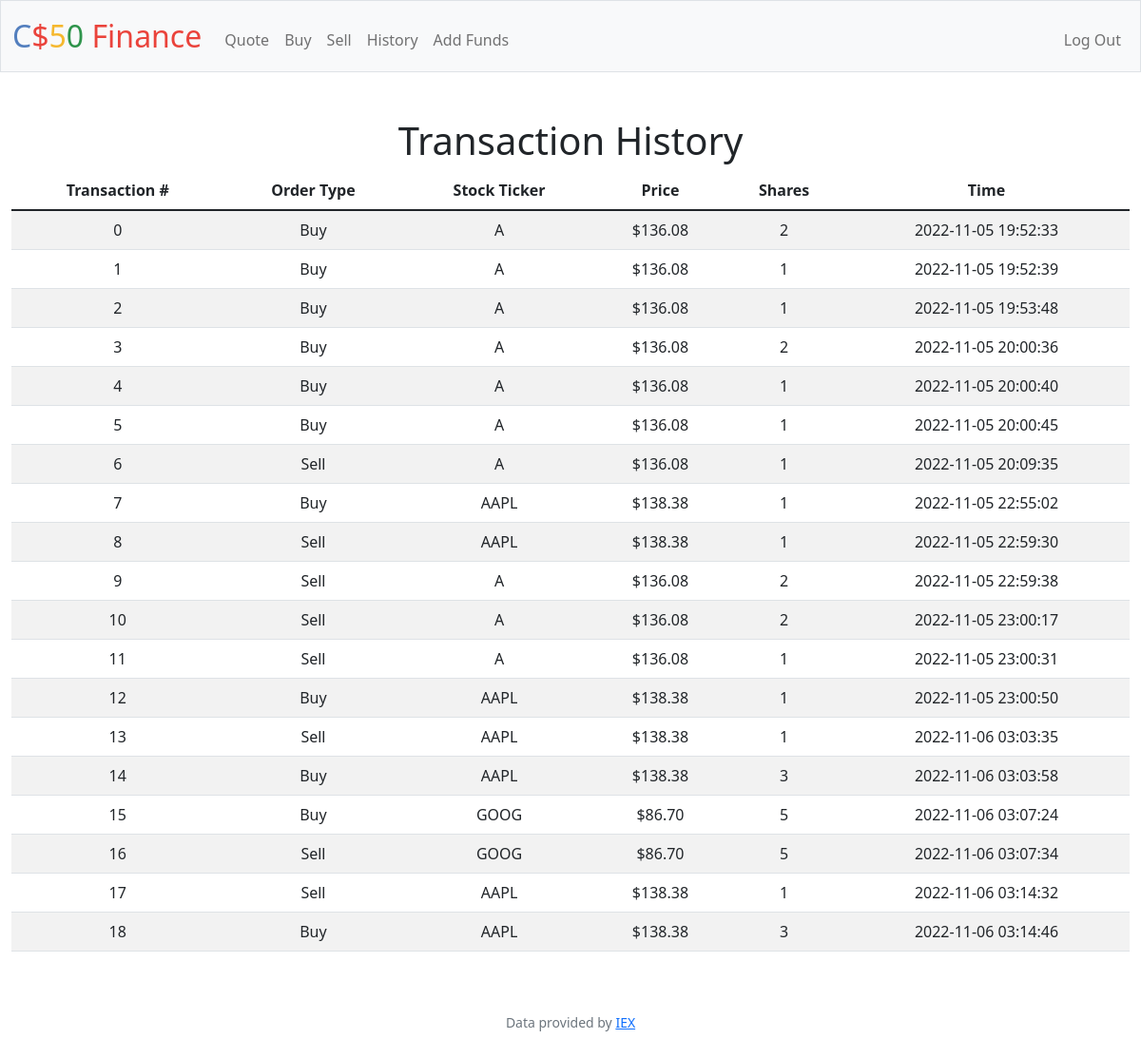
Screenshot of /history (signed in) with the database file from the repository.
### tables this page shows
CREATE TABLE transactions (id INTEGER PRIMARY KEY AUTOINCREMENT NOT NULL, user_id INTEGER NOT NULL, symbol TEXT NOT NULL, price NUMERIC NOT NULL, date TEXT NOT NULL, shares INTEGER NOT NULL, FOREIGN KEY(user_id) REFERENCES users(id));

### app.py (the view)
@app.route("/history")
@login_required
def history():
    user_id = session["user_id"]
    transactions = db.execute("SELECT symbol, price, shares, date FROM transactions WHERE user_id = ? ORDER BY date ASC", user_id)
    return render_template("history.html", transactions=transactions)

### app.py (called while the page is built)
@app.after_request
def after_request(response):
    response.headers["Cache-Control"] = "no-cache, no-store, must-revalidate"
    response.headers["Expires"] = 0
    response.headers["Pragma"] = "no-cache"
    return response

### helpers.py (called while the page is built)
def login_required(f):
    @wraps(f)
    def decorated_function(*args, **kwargs):
        if session.get("user_id") is None:
            return redirect("/login")
        return f(*args, **kwargs)
    return decorated_function

def usd(value):
    return f"${value:,.2f}"

### templates/history.html (shortened to what this page needs)
{% extends "layout.html" %}
{% block main %}
    <h1>Transaction History</h1>
    <table class="table table-striped">
        <thead>
            <tr>
                <th>Transaction #</th>
                <th>Order Type</th>
                <th>Stock Ticker</th>
                <th>Price</th>
                <th>Shares</th>
                <th>Time</th>
            </tr>
        </thead>
        <tbody>
            {% for line in transactions %}
            <tr>
                <td>{{ loop.index0 }}</td>
                {% if line["shares"] > 0 %}
                    <td>Buy</td>
                {% else %}
                    <td>Sell</td>
                {% endif %}
                <td>{{ line["symbol"] | upper }}</td>
                <td>{{ line["price"] | usd }}</td>
                <td>{{ line["shares"] | abs }}</td>
                <td>{{ line["date"] }}</td>
            </tr>
        {% endfor %}
        </tbody>
    </table>
{% endblock %}

### templates/layout.html (shortened to what this page needs)
<!DOCTYPE html>
<html lang="en">
    <head>
        <link href="https://cdn.jsdelivr.net/npm/bootstrap@5.1.3/dist/css/bootstrap.min.css" rel="stylesheet">
        <link href="/static/styles.css" rel="stylesheet">
    </head>
    <body>
        <nav class="bg-light border navbar navbar-expand-md navbar-light">
            <div class="container-fluid">
                <a class="navbar-brand" href="/"><span class="blue">C</span><span class="red">$</span><span class="yellow">5</span><span class="green">0</span> <span class="red">Finance</span></a>
                <div class="collapse navbar-collapse" id="navbar">
                    {% if session["user_id"] %}
                        <ul class="navbar-nav me-auto mt-2">
                            <li class="nav-item"><a class="nav-link" href="/quote">Quote</a></li>
                            <li class="nav-item"><a class="nav-link" href="/buy">Buy</a></li>
                            <li class="nav-item"><a class="nav-link" href="/sell">Sell</a></li>
                            <li class="nav-item"><a class="nav-link" href="/history">History</a></li>
                            <li class="nav-item"><a class="nav-link" href="/add">Add Funds</a></li>
                        </ul>
                        <ul class="navbar-nav ms-auto mt-2">
                            <li class="nav-item"><a class="nav-link" href="/logout">Log Out</a></li>
                        </ul>
                    {% else %}
                        <ul class="navbar-nav ms-auto mt-2">
                            <li class="nav-item"><a class="nav-link" href="/register">Register</a></li>
                            <li class="nav-item"><a class="nav-link" href="/login">Log In</a></li>
                        </ul>
                    {% endif %}
                </div>
            </div>
        </nav>
        <main class="container-fluid py-5 text-center">
            {% block main %}{% endblock %}
        </main>
        <footer class="mb-5 small text-center text-muted">
            Data provided by <a href="https://iexcloud.io/">IEX</a>
        </footer>
    </body>
</html>

### static/styles.css (style rules this page uses)
nav .navbar-brand { font-size: xx-large; }
nav .navbar-brand .blue { color: #537fbe; }
nav .navbar-brand .red { color: #ea433b; }
nav .navbar-brand .yellow { color: #f5b82e; }
nav .navbar-brand .green { color: #2e944b; }

### rows the page displays
transactions: shows "Buy", symbol "A", price "$136.08", shares|abs "2", date "2022-11-05 19:52:33"
transactions: shows "Buy", symbol "A", price "$136.08", shares|abs "1", date "2022-11-05 19:52:39"
transactions: shows "Buy", symbol "A", price "$136.08", shares|abs "1", date "2022-11-05 19:53:48"
transactions: shows "Buy", symbol "A", price "$136.08", shares|abs "2", date "2022-11-05 20:00:36"
transactions: shows "Buy", symbol "A", price "$136.08", shares|abs "1", date "2022-11-05 20:00:40"
transactions: shows "Buy", symbol "A", price "$136.08", shares|abs "1", date "2022-11-05 20:00:45"
transactions: shows "Sell", symbol "A", price "$136.08", shares|abs "1", date "2022-11-05 20:09:35"
transactions: shows "Buy", symbol "AAPL", price "$138.38", shares|abs "1", date "2022-11-05 22:55:02"
transactions: shows "Sell", symbol "AAPL", price "$138.38", shares|abs "1", date "2022-11-05 22:59:30"
transactions: shows "Sell", symbol "A", price "$136.08", shares|abs "2", date "2022-11-05 22:59:38"
transactions: shows "Sell", symbol "A", price "$136.08", shares|abs "2", date "2022-11-05 23:00:17"
transactions: shows "Sell", symbol "A", price "$136.08", shares|abs "1", date "2022-11-05 23:00:31"
transactions: shows "Buy", symbol "AAPL", price "$138.38", shares|abs "1", date "2022-11-05 23:00:50"
transactions: shows "Sell", symbol "AAPL", price "$138.38", shares|abs "1", date "2022-11-06 03:03:35"
transactions: shows "Buy", symbol "AAPL", price "$138.38", shares|abs "3", date "2022-11-06 03:03:58"
transactions: shows "Buy", symbol "GOOG", price "$86.70", shares|abs "5", date "2022-11-06 03:07:24"
transactions: shows "Sell", symbol "GOOG", price "$86.70", shares|abs "5", date "2022-11-06 03:07:34"
transactions: shows "Sell", symbol "AAPL", price "$138.38", shares|abs "1", date "2022-11-06 03:14:32"
transactions: shows "Buy", symbol "AAPL", price "$138.38", shares|abs "3", date "2022-11-06 03:14:46"
